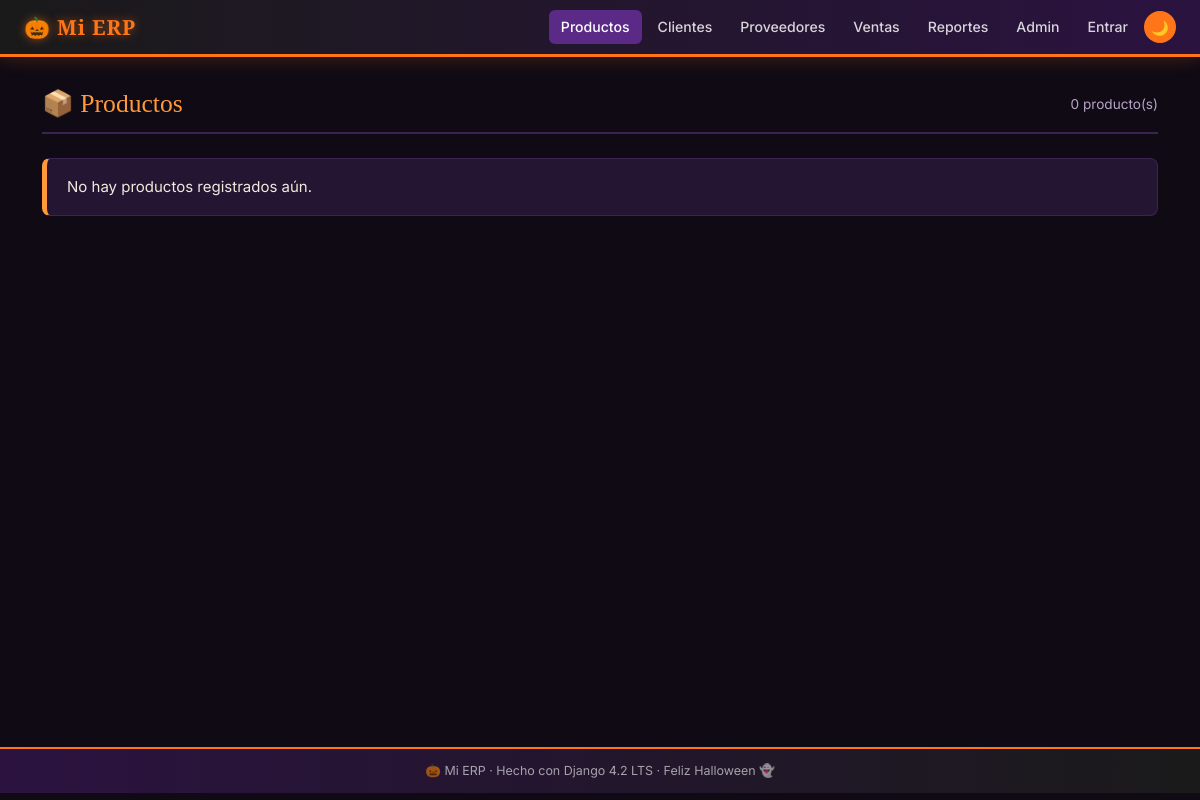
/productos/, run on an earlier commit of the app's database.
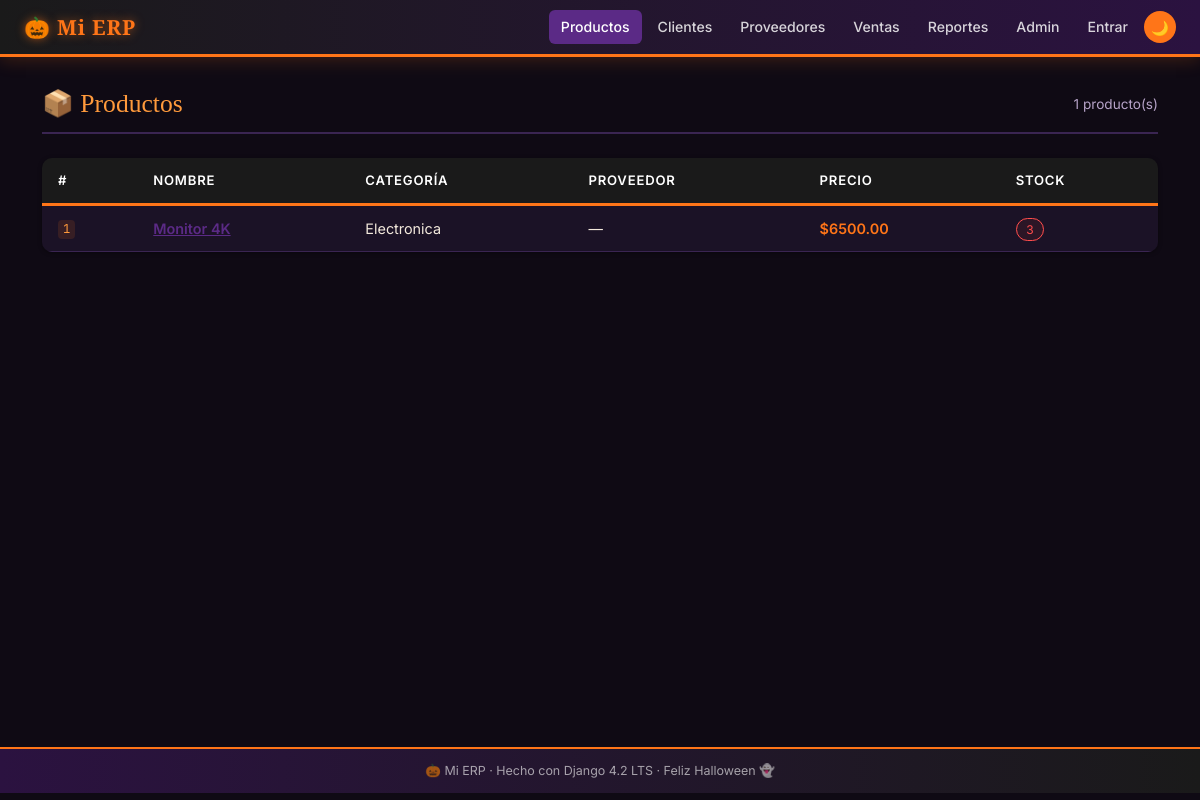
And on a later commit of the database.
### productos/models.py (models this page shows, shortened)
class Producto(models.Model):
    nombre    = models.CharField(
        max_length=200, verbose_name='Nombre'
    )
    precio    = models.DecimalField(
        max_digits=10,
        decimal_places=2,
        validators=[MinValueValidator(Decimal('0.00'))],
        verbose_name='Precio ($)',
        help_text='El precio no puede ser negativo.'
    )
    stock     = models.IntegerField(
        default=0,
        validators=[MinValueValidator(0)],
        verbose_name='Stock disponible'
    )
    categoria = models.ForeignKey(
        Categoria,
        on_delete=models.PROTECT,          # D-01: no borrar categoría con productos
        related_name='productos',
        verbose_name='Categoría'
    )
    proveedor = models.ForeignKey(
        Proveedor,
        on_delete=models.SET_NULL,         # D-02: producto puede quedar sin proveedor
        null=True,
        blank=True,
        related_name='productos',
        verbose_name='Proveedor'
    )
    activo    = models.BooleanField(
        default=True, verbose_name='Activo'
    )
    imagen    = models.ImageField(          # campo W11
        upload_to='productos/',            # subcarpeta dentro de MEDIA_ROOT
        null=True,
        blank=True,
        verbose_name='Imagen del producto',
        help_text='Formatos permitidos: JPEG, PNG, WEBP. Máximo 5 MB.',
        validators=[validar_imagen_producto],   # ← agregado en 2.3
    )
    creado    = models.DateTimeField(
        auto_now_add=True, verbose_name='Fecha de registro'
    )
    class Meta:
        verbose_name        = 'Producto'
        verbose_name_plural = 'Productos'
        ordering            = ['nombre']

class Categoria(models.Model):
    nombre      = models.CharField(
        max_length=100, unique=True, verbose_name='Nombre'
    )
    descripcion = models.TextField(
        blank=True, verbose_name='Descripción'
    )
    class Meta:
        verbose_name        = 'Categoría'
        verbose_name_plural = 'Categorías'
        ordering            = ['nombre']
    def __str__(self) -> str:
        return self.nombre

### productos/views.py (the view)
class ProductoListView(ListView):
    model               = Producto
    template_name       = 'productos/lista.html'
    context_object_name = 'productos'
    paginate_by         = 20
    def get_queryset(self):
        return (
            Producto.objects
            .select_related('categoria', 'proveedor')
            .filter(activo=True)
            .order_by('nombre')
        )

### productos/templates/productos/lista.html (shortened to what this page needs)
{% extends "base.html" %}
{% block nav_productos %}active{% endblock %}
{% block content %}
<div class="erp-page-title">
    <h2>📦 Productos</h2>
    <span style="margin-left:auto;color:var(--clr-muted);font-size:.85rem;">
        {{ page_obj.paginator.count }} producto(s)
    </span>
</div>
{% if productos %}
<table class="erp-table">
    <thead>
        <tr>
            <th>#</th>
            <th>Nombre</th>
            <th>Categoría</th>
            <th>Proveedor</th>
            <th>Precio</th>
            <th>Stock</th>
        </tr>
    </thead>
    <tbody>
        {% for p in productos %}
        <tr>
            <td><code>{{ p.pk }}</code></td>
            <td>
                <a href="{% url 'productos:detalle' p.pk %}"
                   style="color:var(--clr-royal);font-weight:600;">
                    {{ p.nombre }}
                </a>
            </td>
            <td>{{ p.categoria }}</td>
            <td>{{ p.proveedor|default:"—" }}</td>
            <td style="font-weight:600;color:var(--clr-gold);">
                ${{ p.precio }}
            </td>
            <td>
                {% if p.stock < 5 %}
                    <span class="badge-erp-inactive">{{ p.stock }}</span>
                {% else %}
                    <span class="badge-erp-active">{{ p.stock }}</span>
                {% endif %}
            </td>
        </tr>
        {% endfor %}
    </tbody>
</table>
{% else %}
<div class="erp-alert-info">No hay productos registrados aún.</div>
{% endif %}
{% endblock %}

What changed in the data, as far as the page shows it:
added Producto: pk "1", nombre "Monitor 4K", categoria "Electronica", proveedor "—", precio "6500.00", stock "3"
Also different on the page:
{{ page_obj.paginator.count }}: "0" → "1"
text no longer shown: "No hay productos registrados aún."
text now shown: "# NOMBRE CATEGORÍA PROVEEDOR PRECIO STOCK"
